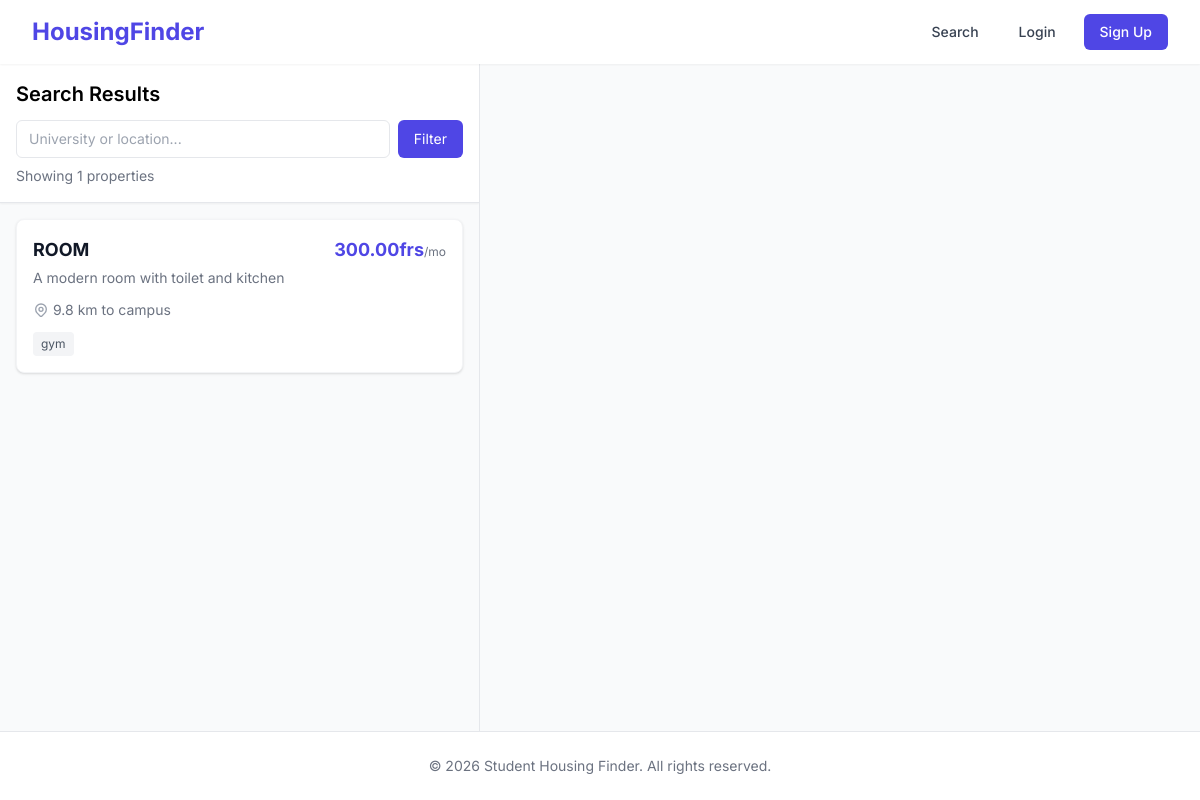
The page /search/ on the database as committed earlier.
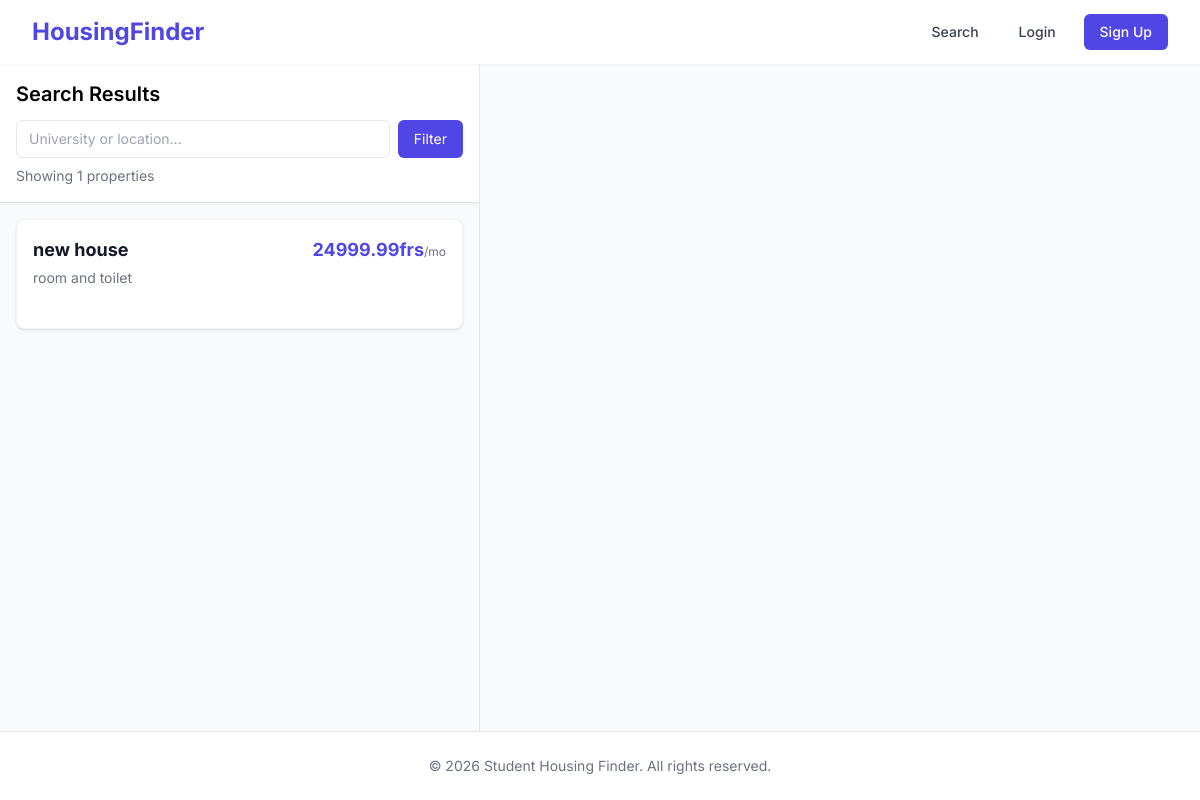
The same page on the database as committed later.
### properties/models.py (models this page shows, shortened)
class Property(models.Model):
    landlord = models.ForeignKey(settings.AUTH_USER_MODEL, on_delete=models.CASCADE, related_name='properties')
    title = models.CharField(max_length=200)
    description = models.TextField()
    price_per_month = models.DecimalField(max_digits=10, decimal_places=2)
    latitude = models.FloatField(null=True, blank=True)
    longitude = models.FloatField(null=True, blank=True)
    amenities = models.JSONField(default=list, blank=True) # e.g. ["WiFi", "Water Borehole"]
    distance_to_campus = models.FloatField(help_text="Distance in kilometers", null=True, blank=True)
    created_at = models.DateTimeField(auto_now_add=True)
    updated_at = models.DateTimeField(auto_now=True)

### properties/views.py (the view)
# urls.py: path('search/', views.property_search_view, name='property_search'),
def property_search_view(request):
    query = request.GET.get('q', '')
    properties = Property.objects.filter(landlord__role='ADMIN').order_by('-created_at')
    if query:
        properties = properties.filter(
            Q(title__icontains=query) |
            Q(description__icontains=query)
        )
    context = {
        'properties': properties,
        'query': query
    }
    return render(request, 'property_search.html', context)

### accounts/logging_utils.py (called while the page is built)
    def __call__(self, request):
        response = self.get_response(request)
        if not request.path.startswith(('/static/', '/media/')):
            if response.status_code >= 400 or any(important_path in request.path for important_path in ['/admin/', '/dashboard/', '/login', '/signup']):
                user = request.user if request.user.is_authenticated else None
                log_event(
                    level=SystemLog.LogLevel.WARNING if response.status_code >= 400 else SystemLog.LogLevel.INFO,
                    category=SystemLog.LogCategory.SECURITY,
                    action=f"{request.method} {request.path}",
                    message=f"Status: {response.status_code}",
                    user=user,
                    request=request,
                    status_code=response.status_code
                )
        return response

### templates/property_search.html (shortened to what this page needs)
{% extends 'base.html' %}
{% block content %}
<div class="flex flex-1 flex-col md:flex-row h-[calc(100vh-4rem)]">
    <div class="w-full md:w-1/2 lg:w-2/5 overflow-y-auto bg-gray-50 border-r border-gray-200">
        <div class="p-4 bg-white border-b sticky top-0 z-10 shadow-sm">
            <h2 class="text-xl font-semibold mb-3">Search Results</h2>
            <form method="GET" class="flex gap-2">
                <input type="text" name="q" value="{{ query|default:'' }}" placeholder="University or location..." class="flex-1 px-3 py-2 border rounded-md text-sm">
                <button type="submit" class="bg-indigo-600 text-white px-4 py-2 rounded-md text-sm hover:bg-indigo-700">Filter</button>
            </form>
            <div class="mt-2 text-sm text-gray-500">Showing {{ properties|length }} properties</div>
        </div>
        <div class="p-4 space-y-4">
            {% for property in properties %}
            <div class="bg-white rounded-lg shadow hover:shadow-md transition-shadow duration-200 cursor-pointer overflow-hidden border border-gray-100 property-card" data-lat="{{ property.latitude }}" data-lng="{{ property.longitude }}" data-id="{{ property.id }}">
                <div class="p-4 flex">
                    <div class="flex-1">
                        <div class="flex justify-between items-start">
                            <h3 class="text-lg font-bold text-gray-900"><a href="{% url 'property_detail' property.id %}" class="hover:text-indigo-600">{{ property.title }}</a></h3>
                            <span class="text-lg font-bold text-indigo-600">{{ property.price_per_month }}frs<span class="text-xs text-gray-500 font-normal">/mo</span></span>
                        </div>
                        <p class="text-sm text-gray-500 mt-1 line-clamp-2">{{ property.description }}</p>
                        <div class="mt-3 flex items-center space-x-3 text-sm text-gray-500">
                            {% if property.distance_to_campus %}
                            <span class="flex items-center">
                                {{ property.distance_to_campus }} km to campus
                            </span>
                            {% endif %}
                        </div>
                        <div class="mt-3 flex flex-wrap gap-1">
                            {% for amenity in property.amenities %}
                                <span class="px-2 py-1 bg-gray-100 text-gray-600 rounded text-xs">{{ amenity }}</span>
                            {% endfor %}
                        </div>
                    </div>
                </div>
            </div>
            {% empty %}
            <div class="text-center py-10 text-gray-500">
                No properties found matching your search.
            </div>
            {% endfor %}
        </div>
    </div>
</div>
{% endblock %}

Rows that differ between the two databases and show on the page:
removed Property: title "ROOM", price_per_month "300.00", description "A modern room with toilet and kitchen", distance_to_campus "9.8", amenities "gym"
added Property: title "new house", price_per_month "24999.99", description "room and toilet"
